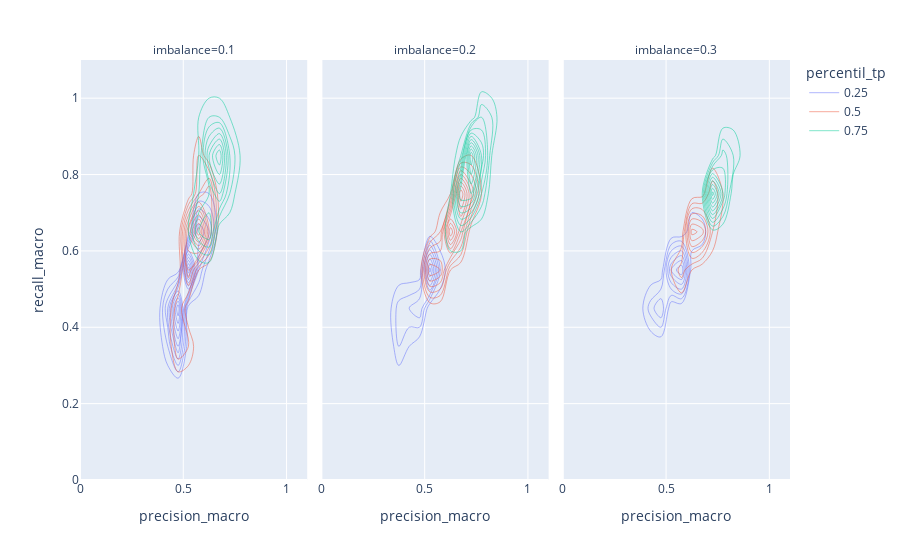

The cell this chart's notebook holds for it:
### Markdown cell above
## Cómo el desbalance puede afectar a las métricas

A menos desbalance, hay compuestos que teniendo datos donde cristaliza poco y otros para el cual cristaliza mucho..vamos a llegar
a que pueden tener las mismas métricas. El error modelado nos afecta mucho

### Code cell
plot_imbalance_complement_metric(dataset, "precision_macro", "recall_macro")
#plot_imbalance_complement_metric(dataset, "precision_macro", "precision_macro")
